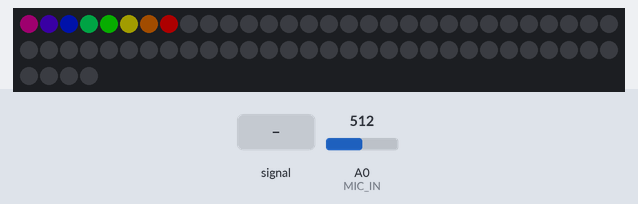
Recording of a sketch running on a simulated Arduino Uno, built with avr-gcc and run on an emulated ATmega328P. Parts: 64 RGB LEDs in strip order, left to right, continuing on the next row. Inputs (shaded band) come from the test bench; at power-on: A0 (MIC_IN) = 512. Dim RGB values are drawn brighter than linear; what the sketch prints to the serial monitor is not drawn.

Above: at 4.2 s.
4.3 s: A0 (MIC_IN) fed a 200 Hz sine of ±460 counts around its level
At 4.64 s:
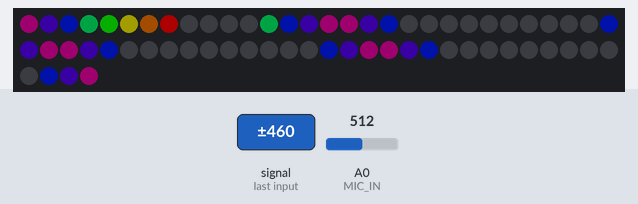
5.9 s: A0 (MIC_IN) set to 0
Timing chart, 0 to 7.6 s (numbered marks = the images above; inputs shaded):
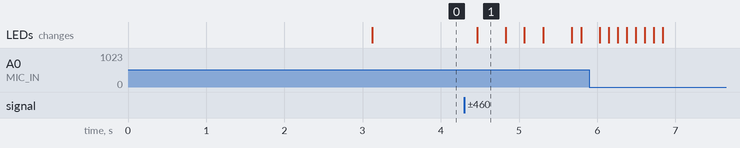

Measured:
- after the input at 4.3 s, the LEDs: change after 0.16 s (image 1)

The sketch:

FFT_Visualizer.ino
```cpp
#include <arduinoFFT.h>
#include <FastLED.h>

#define SAMPLES 64        // Must be a power of 2
#define MIC_IN A0         // Use A0 for mic input
#define LED_PIN     2     // Data pin to LEDS
#define NUM_LEDS    64
#define BRIGHTNESS  150    // LED information
#define LED_TYPE    WS2811
#define COLOR_ORDER GRB
#define BUTTON_PIN 3
#define xres 8            // Total number of  columns in the display
#define yres 8            // Total number of  rows in the display

double vReal[SAMPLES];
double vImag[SAMPLES];

int Intensity[xres] = { }; // initialize Frequency Intensity to zero
int Displacement = 1;

CRGB leds[NUM_LEDS];            // Create LED Object
arduinoFFT FFT = arduinoFFT();  // Create FFT object

void setup() {
  pinMode(MIC_IN, INPUT);
  Serial.begin(115200);         //Initialize Serial
  delay(3000);                  // power-up safety delay
  FastLED.addLeds<LED_TYPE, LED_PIN, COLOR_ORDER>(leds, NUM_LEDS).setCorrection( TypicalLEDStrip ); //Initialize LED strips
  FastLED.setBrightness(BRIGHTNESS);
}

void loop() {
  Visualizer();
}

void Visualizer(){
  //Collect Samples
  getSamples();

  //Update Display
  displayUpdate();

  FastLED.show();
}

void getSamples(){
  for(int i = 0; i < SAMPLES; i++){
    vReal[i] = analogRead(MIC_IN);
    Serial.println(vReal[i]);
    vImag[i] = 0;
  }

  //FFT
  FFT.Windowing(vReal, SAMPLES, FFT_WIN_TYP_HAMMING, FFT_FORWARD);
  FFT.Compute(vReal, vImag, SAMPLES, FFT_FORWARD);
  FFT.ComplexToMagnitude(vReal, vImag, SAMPLES);

  //Update Intensity Array
  for(int i = 2; i < (xres*Displacement)+2; i+=Displacement){
    vReal[i] = constrain(vReal[i],0 ,2047);            // set max value for input data
    vReal[i] = map(vReal[i], 0, 2047, 0, yres);        // map data to fit our display

    Intensity[(i/Displacement)-2] --;                      // Decrease displayed value
    if (vReal[i] > Intensity[(i/Displacement)-2])          // Match displayed value to measured value
      Intensity[(i/Displacement)-2] = vReal[i];
  }
}

void displayUpdate(){
  int color = 0;
  for(int i = 0; i < xres; i++){
    for(int j = 0; j < yres; j++){
      if(j <= Intensity[i]){                                // Light everything within the intensity range
        if(j%2 == 0){
          leds[(xres*(j+1))-i-1] = CHSV(color, 255, BRIGHTNESS);
        }
        else{
          leds[(xres*j)+i] = CHSV(color, 255, BRIGHTNESS);
        }
      }
      else{                                                  // Everything outside the range goes dark
        if(j%2 == 0){
          leds[(xres*(j+1))-i-1] = CHSV(color, 255, 0);
        }
        else{
          leds[(xres*j)+i] = CHSV(color, 255, 0);
        }
      }
    }
    color += 255/xres;                                      // Increment the Hue to get the Rainbow
  }
}
```
